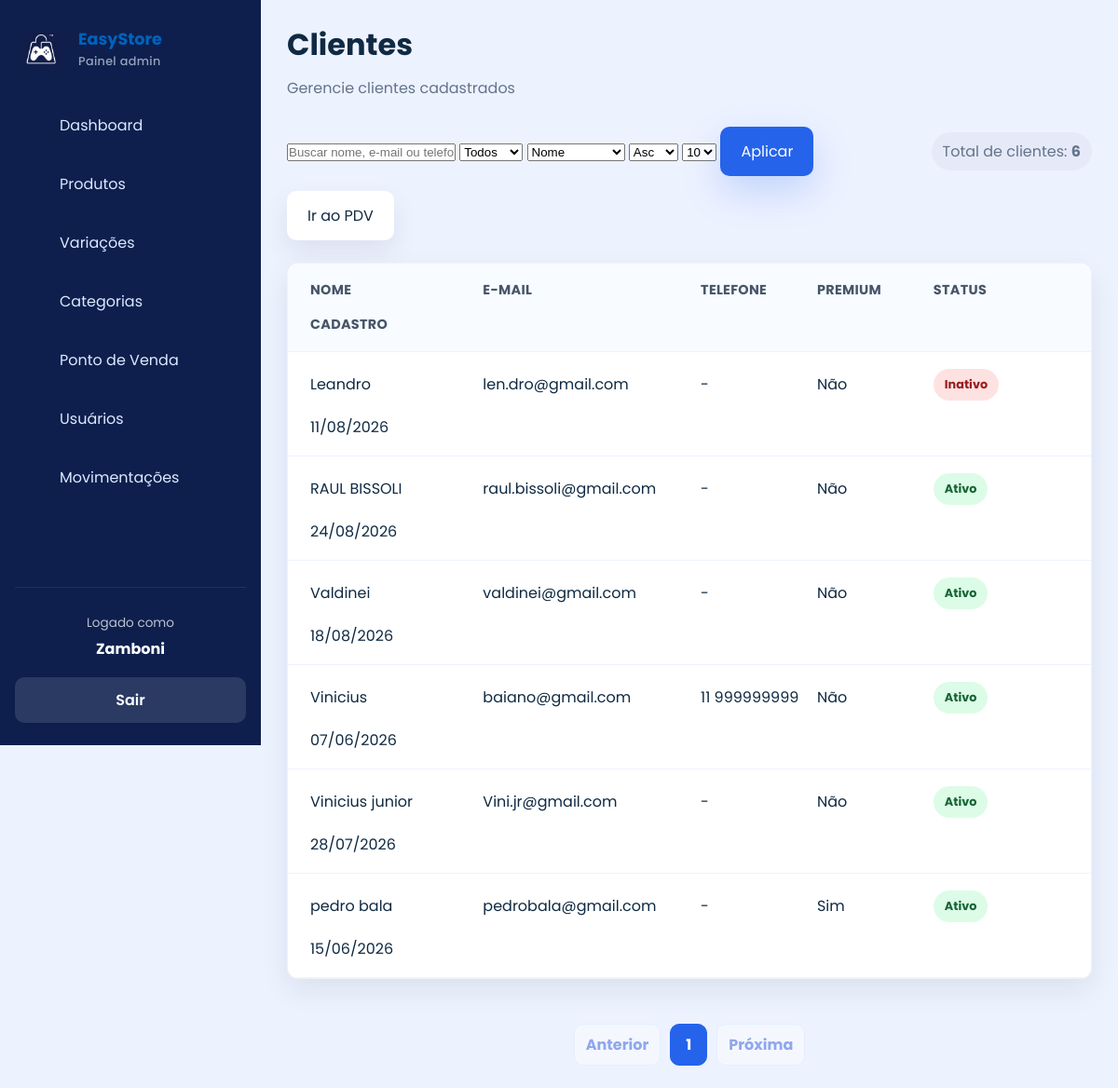
The page /clientes/ (signed in) on the database its author committed.
### app/models/cliente.py (models this page shows)
class Cliente(Base):
    __tablename__ = "clientes"
    id         = Column(Integer, primary_key=True, index=True)
    nome       = Column(String(150), nullable=False, index=True)
    email      = Column(String(167), nullable=True, unique=True, index=True)
    telefone   = Column(String(20), nullable=True)
    usuario_id = Column(
        Integer,
        ForeignKey("usuarios.id", ondelete="SET NULL"),
        nullable=True,
        unique=True,
    )
    is_associado = Column(Boolean, default=False, nullable=False)
    ativo      = Column(Boolean, default=True)
    criado_em  = Column(DateTime, server_default=func.now())
    usuario = relationship("Usuario", back_populates="cliente_perfil")
    vendas  = relationship("Venda", back_populates="cliente", lazy="select")

### app/controllers/cliente_admin_controller.py (the view)
@router.get("/")
def listar_clientes(
    request: Request,
    busca: str = "",
    ativo: int = -1,  # -1 = todos, 0 = inativos, 1 = ativos
    ordenar: str = "nome",  # campo para ordenar
    ordem: str = "asc",  # asc ou desc
    pagina: int = 1,
    por_pagina: int = 10,
    db: Session = Depends(get_db),
    usuario=Depends(get_admin),
):
    query = db.query(Cliente)
    if busca and busca.strip():
        termo = f"%{busca.strip()}%"
        query = query.filter(
            (Cliente.nome.ilike(termo)) | (Cliente.email.ilike(termo)) | (Cliente.telefone.ilike(termo))
        )
    if ativo in (0, 1):
        query = query.filter(Cliente.ativo == bool(ativo))
    ordenacao_mapping = {
        "nome": Cliente.nome,
        "email": Cliente.email,
        "criado_em": Cliente.criado_em,
    }
    coluna = ordenacao_mapping.get(ordenar, Cliente.nome)
    if ordem.lower() == "desc":
        query = query.order_by(coluna.desc())
    else:
        query = query.order_by(coluna)
    total = query.count()
    por_pagina = min(max(por_pagina, 1), 50)
    total_paginas = math.ceil(total / por_pagina) if total else 1
    pagina = min(max(pagina, 1), total_paginas)
    clientes = query.offset((pagina - 1) * por_pagina).limit(por_pagina).all()
    return templates.TemplateResponse(
        "admin/clientes.html",
        {
            "request": request,
            "usuario": usuario,
            "clientes": clientes,
            "busca": busca,
            "ativo": ativo,
            "ordenar": ordenar,
            "ordem": ordem,
            "pagina": pagina,
            "por_pagina": por_pagina,
            "total_paginas": total_paginas,
            "total": total,
            "page_title": "Clientes",
            "page_subtitle": "Gerencie clientes cadastrados",
            "css_path": "css/cadastros.css",
            "active": "clientes",
        },
    )

### app/templates/admin/clientes.html (shortened to what this page needs)
{% extends "admin/base.html" %}
{% block content %}
<div class="table-actions">
  <form method="get" class="filter-form">
    <input type="text" name="busca" placeholder="Buscar nome, e-mail ou telefone" value="{{ busca }}" />
    <select name="ativo">
      <option value="-1" {% if ativo == -1 %}selected{% endif %}>Todos</option>
    </select>
    <select name="ordenar">
      <option value="nome" {% if ordenar == 'nome' %}selected{% endif %}>Nome</option>
    </select>
    <select name="ordem">
      <option value="asc" {% if ordem == 'asc' %}selected{% endif %}>Asc</option>
    </select>
    <select name="por_pagina">
      <option value="10" {% if por_pagina == 10 %}selected{% endif %}>10</option>
    </select>
    <button class="btn btn-primary">Aplicar</button>
  </form>
  <div class="detail-pill">Total de clientes: <strong>{{ total }}</strong></div>
  <a href="/admin/pos" class="btn btn-secondary">Ir ao PDV</a>
</div>
<div class="table-card users-table">
  <div class="table-row header">
    <div>Nome</div>
    <div>E-mail</div>
    <div>Telefone</div>
    <div>Premium</div>
    <div>Status</div>
    <div>Cadastro</div>
  </div>
  {% for c in clientes %}
  <div class="table-row">
    <div>{{ c.nome }}</div>
    <div>{{ c.email or '-' }}</div>
    <div>{{ c.telefone or '-' }}</div>
    <div>{% if c.is_associado %}<span class="plan-badge premium">Sim</span>{% else %}Não{% endif %}</div>
    <div><span class="status-badge {% if c.ativo %}active{% else %}inactive{% endif %}">{{ 'Ativo' if c.ativo else 'Inativo' }}</span></div>
    <div>{{ c.criado_em.strftime('%d/%m/%Y') if c.criado_em else '-' }}</div>
  </div>
  {% endfor %}
</div>
<nav class="pagination" aria-label="Paginação de clientes">
  <a class="pagination-link {% if pagina == 1 %}disabled{% endif %}" href="?por_pagina={{ por_pagina }}&pagina={{ pagina - 1 }}&busca={{ busca }}&ativo={{ ativo }}&ordenar={{ ordenar }}&ordem={{ ordem }}">Anterior</a>
  {% for numero in range(1, total_paginas + 1) %}
  <a class="pagination-link {% if numero == pagina %}active{% endif %}" href="?por_pagina={{ por_pagina }}&pagina={{ numero }}&busca={{ busca }}&ativo={{ ativo }}&ordenar={{ ordenar }}&ordem={{ ordem }}">{{ numero }}</a>
  {% endfor %}
  <a class="pagination-link {% if pagina == total_paginas %}disabled{% endif %}" href="?por_pagina={{ por_pagina }}&pagina={{ pagina + 1 }}&busca={{ busca }}&ativo={{ ativo }}&ordenar={{ ordenar }}&ordem={{ ordem }}">Próxima</a>
</nav>
{% endblock %}

### app/static/css/admin.css (style rules this page uses)
:root { --bg: #edf2ff; --surface: #ffffff; --surface-soft: #f8fafc; --text: #102a43; --muted: #64748b; --primary: #2563eb; --primary-dark: #1d4ed8; --success: #16a34a; --warning: #f59e0b; --danger: #dc2626; --radius: 12px; --shadow: 0 12px 30px rgba(15, 23, 42, 0.08); --transition: 0.25s ease; --color-dark: #0262bd; --color-primary: #3fa1fc; }
* { box-sizing: border-box; margin: 0; padding: 0; }
html, body { min-height: 100%; background: var(--bg); color: var(--text); font-family: 'Poppins', sans-serif; }
body { overflow-x: hidden; }
a { color: inherit; text-decoration: none; }
button { cursor: pointer; font: inherit; }
.btn { align-items: center; border: none; border-radius: 10px; display: inline-flex; justify-content: center; padding: 14px 22px; transition: transform var(--transition), box-shadow var(--transition), opacity var(--transition); }
.btn-primary { background-color: var(--primary); box-shadow: 0 16px 40px rgba(37, 99, 235, 0.22); color: #ffffff; }
.btn-secondary { background: var(--surface); box-shadow: 0 12px 28px rgba(15, 23, 42, 0.08); color: var(--text); }
.card, .table-card, .form-card { background: var(--surface); border: 1px solid rgba(148, 163, 184, 0.14); border-radius: var(--radius); box-shadow: var(--shadow); }
.table-card { overflow: hidden; }
.table-row { align-items: center; border-bottom: 1px solid #eef2ff; display: grid; gap: 16px; padding: 18px 24px; }
.table-row.header { background: #f8fbff; color: #475569; font-size: 0.9rem; font-weight: 700; letter-spacing: 0.02em; text-transform: uppercase; }
.status-badge { border-radius: 999px; display: inline-flex; font-size: 0.8rem; font-weight: 700; padding: 8px 12px; }
.status-badge.active, .status-badge.entrada { background: #dcfce7; color: #166534; }
.status-badge.inactive, .status-badge.saida { background: #fee2e2; color: #991b1b; }
.page-actions, .table-actions { align-items: center; display: flex; flex-wrap: wrap; gap: 16px; justify-content: space-between; }
.detail-pill { background: rgba(15, 23, 42, 0.03); border-radius: 999px; color: var(--muted); padding: 8px 12px; }
.pagination { align-items: center; display: flex; flex-wrap: wrap; gap: 8px; justify-content: center; margin-top: 24px; }
.pagination-link { background: var(--surface); border: 1px solid #dbeafe; border-radius: 10px; color: #1d4ed8; font-weight: 700; min-width: 40px; padding: 9px 12px; text-align: center; }
.pagination-link:hover, .pagination-link.active { background: #2563eb; border-color: #2563eb; color: #ffffff; }
.pagination-link.disabled { opacity: 0.45; pointer-events: none; }

### app/static/css/cadastros.css (style rules this page uses)
.users-table .table-row { grid-template-columns: 1.4fr 1.8fr 0.9fr 0.9fr 1.2fr; }
.pagination { align-items: center; display: flex; flex-wrap: wrap; gap: 10px; justify-content: center; margin-top: 24px; }

### rows shown on the page
Cliente: nome "Leandro", email "len.dro@gmail.com", telefone "-", is_associado "Não", ativo "Inativo", criado_em "11/08/2026"
Cliente: nome "RAUL BISSOLI", email "raul.bissoli@gmail.com", telefone "-", is_associado "Não", ativo "Ativo", criado_em "24/08/2026"
Cliente: nome "Valdinei", email "valdinei@gmail.com", telefone "-", is_associado "Não", ativo "Ativo", criado_em "18/08/2026"
Cliente: nome "Vinicius", email "baiano@gmail.com", telefone "11 999999999", is_associado "Não", ativo "Ativo", criado_em "07/06/2026"
Cliente: nome "Vinicius junior", email "Vini.jr@gmail.com", telefone "-", is_associado "Não", ativo "Ativo", criado_em "28/07/2026"
Cliente: nome "pedro bala", email "pedrobala@gmail.com", telefone "-", is_associado "Sim", ativo "Ativo", criado_em "15/06/2026"

### other values the page prints
{{ logged_name }} "Zamboni"
{{ page_title }} "Clientes"
{{ page_subtitle }} "Gerencie clientes cadastrados"
{{ total }} "6"
{{ numero }} "1"
